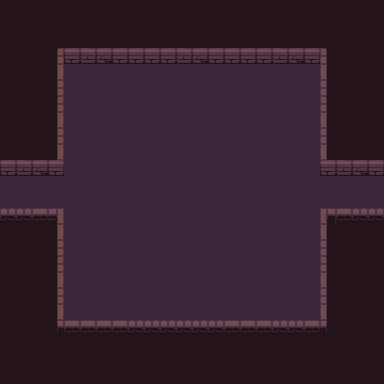

Below is a game level as drawn by its tile map, then a one-line description and the .tmx that defines it (tile-layer data replaced by summaries):
An orthogonal 24x24 tile map with 16x16 px tiles, 4 tile layers (background, road, wall, item), 1 hidden layer not drawn, 3 tilesets.

<map version="1.10" tiledversion="1.10.2" orientation="orthogonal" renderorder="right-down" compressionlevel="0" width="24" height="24" tilewidth="16" tileheight="16" infinite="0" nextlayerid="7" nextobjectid="1">
 <tileset firstgid="1" name="Dungeon_Tileset" tilewidth="16" tileheight="16" spacing="2" margin="1" tilecount="100" columns="10">
  <image source="../textures/Dungeon_Tileset.png" width="180" height="180" />
  <tile id="0">
   <properties>
    <property name="type" value="Wall_Left" />
   </properties>
  </tile>
  <tile id="1">
   <properties>
    <property name="type" value="Wall_Up" />
   </properties>
  </tile>
  <tile id="2">
   <properties>
    <property name="type" value="Wall_Up" />
   </properties>
  </tile>
  <tile id="3">
   <properties>
    <property name="type" value="Wall_Up" />
   </properties>
  </tile>
  <tile id="4">
   <properties>
    <property name="type" value="Wall_Up" />
   </properties>
  </tile>
  <tile id="5">
   <properties>
    <property name="type" value="Wall_Right" />
   </properties>
  </tile>
  <tile id="10">
   <properties>
    <property name="type" value="Wall_Left" />
   </properties>
  </tile>
  <tile id="15">
   <properties>
    <property name="type" value="Wall_Right" />
   </properties>
  </tile>
  <tile id="20">
   <properties>
    <property name="type" value="Wall_Left" />
   </properties>
  </tile>
  <tile id="25">
   <properties>
    <property name="type" value="Wall_Right" />
   </properties>
  </tile>
  <tile id="30">
   <properties>
    <property name="type" value="Wall_Left" />
   </properties>
  </tile>
  <tile id="35">
   <properties>
    <property name="type" value="Wall_Right" />
   </properties>
  </tile>
  <tile id="40">
   <properties>
    <property name="type" value="Wall_LeftDown" />
   </properties>
  </tile>
  <tile id="41">
   <properties>
    <property name="type" value="Wall_Down" />
   </properties>
  </tile>
  <tile id="42">
   <properties>
    <property name="type" value="Wall_Down" />
   </properties>
  </tile>
  <tile id="43">
   <properties>
    <property name="type" value="Wall_Down" />
   </properties>
  </tile>
  <tile id="44">
   <properties>
    <property name="type" value="Wall_Down" />
   </properties>
  </tile>
  <tile id="45">
   <properties>
    <property name="type" value="Wall_RightDown" />
   </properties>
  </tile>
  <tile id="50">
   <properties>
    <property name="type" value="Wall_RightDownCor" />
   </properties>
  </tile>
  <tile id="51">
   <properties>
    <property name="type" value="Wall_Down" />
   </properties>
  </tile>
  <tile id="52">
   <properties>
    <property name="type" value="Wall_Down" />
   </properties>
  </tile>
  <tile id="53">
   <properties>
    <property name="type" value="Wall_LeftDownCor" />
   </properties>
  </tile>
  <tile id="54">
   <properties>
    <property name="type" value="Wall_RightDownCor" />
   </properties>
  </tile>
  <tile id="55">
   <properties>
    <property name="type" value="Wall_LeftDownCor" />
   </properties>
  </tile>
 </tileset>
 <tileset firstgid="101" name="flag" tilewidth="16" tileheight="16" tilecount="4" columns="4">
  <image source="../textures/flag.png" width="64" height="16" />
  <tile id="0">
   <animation>
    <frame tileid="3" duration="200" />
    <frame tileid="2" duration="200" />
    <frame tileid="1" duration="200" />
    <frame tileid="0" duration="200" />
   </animation>
  </tile>
 </tileset>
 <tileset firstgid="105" name="torch" tilewidth="16" tileheight="16" tilecount="4" columns="4">
  <image source="../textures/torch.png" width="64" height="16" />
  <tile id="0">
   <animation>
    <frame tileid="3" duration="200" />
    <frame tileid="2" duration="200" />
    <frame tileid="1" duration="200" />
    <frame tileid="0" duration="200" />
   </animation>
  </tile>
 </tileset>
 <layer id="1" name="background" width="24" height="24">
  <data>[576 cells, 576 non-empty, 1 distinct tile ids]</data>
 </layer>
 <layer id="5" name="road" width="24" height="24">
  <data>[576 cells, 272 non-empty, 1 distinct tile ids]</data>
 </layer>
 <layer id="3" name="wall" width="24" height="24">
  <data>[576 cells, 76 non-empty, 20 distinct tile ids]</data>
 </layer>
 <layer id="4" name="item" width="24" height="24">
  <data>[576 cells, 0 non-empty, 0 distinct tile ids]</data>
 </layer>
 <layer id="6" name="smog" width="24" height="24" visible="0">
  <data>[576 cells, 576 non-empty, 1 distinct tile ids]</data>
 </layer>
</map>
